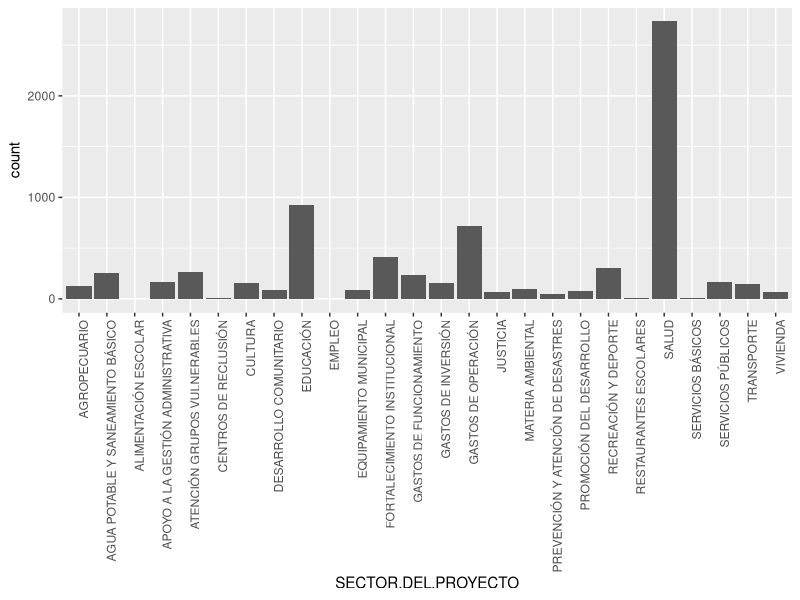
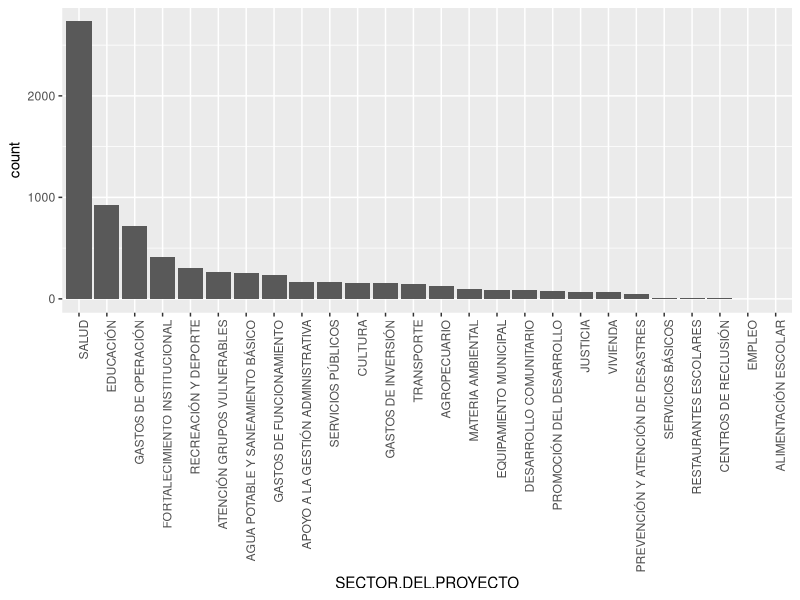
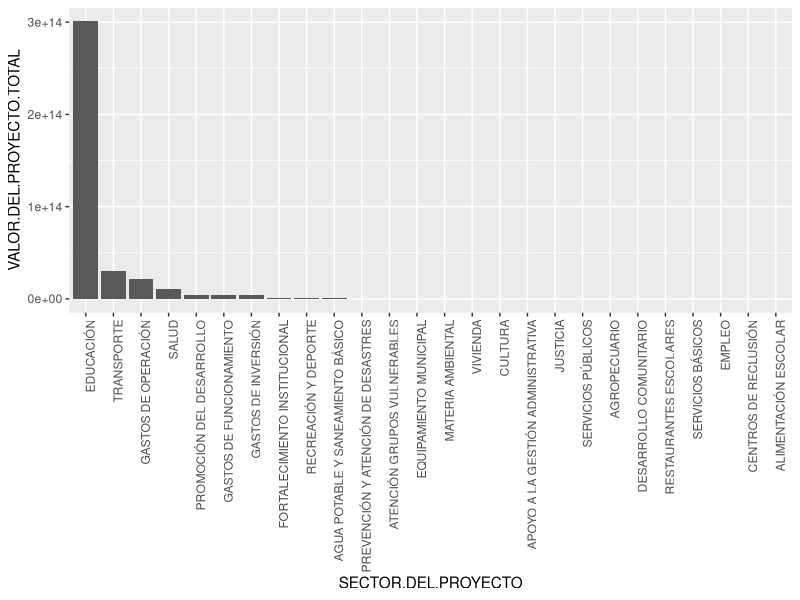
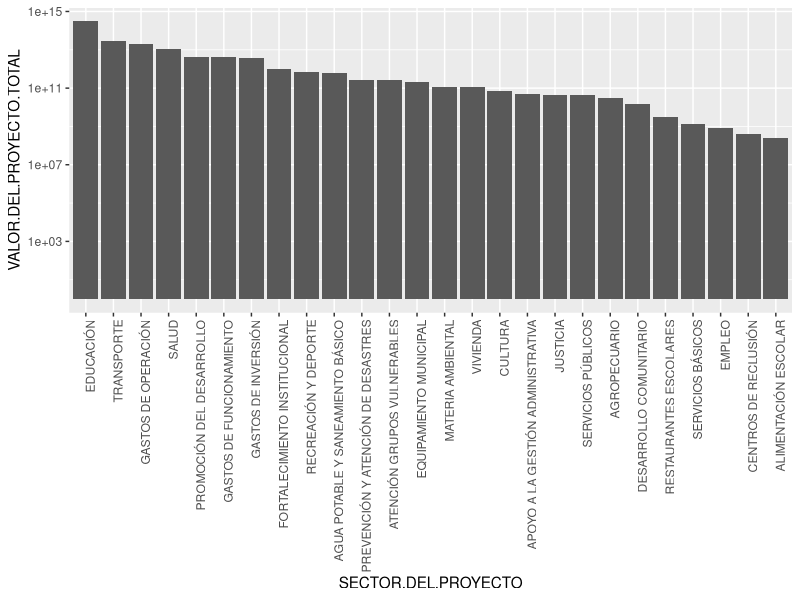
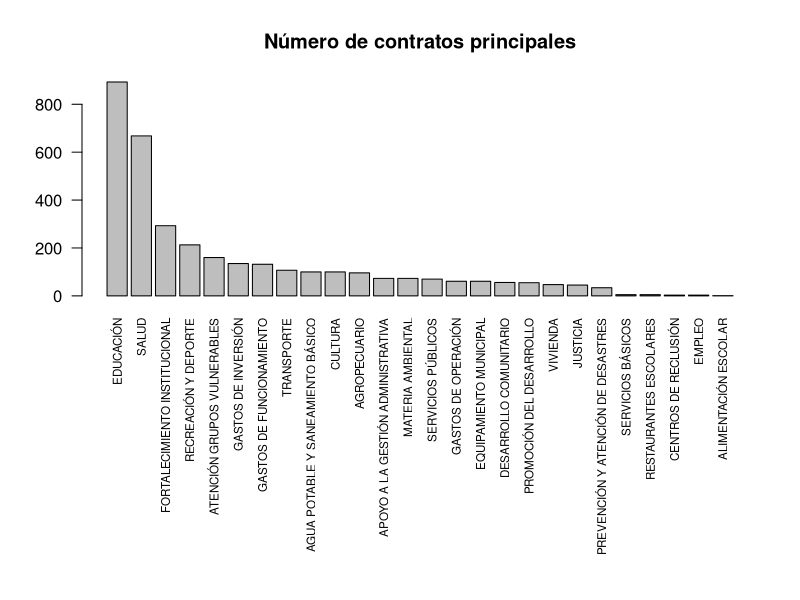

These figures' R source, in order:
## ---- chunk 1
knitr::opts_chunk$set(echo = TRUE)
## ---- chunk 2
# Lee la base de datos.
contrata <- read.csv("Contratacion_Diciembre_2017.csv")

# Modifica y crea nuevas variable para adecuar la base de datos.
library(dplyr)
contrata <- contrata %>% 
            mutate(FECHA.SUSCRIPCIÓN = as.POSIXct(strptime(FECHA.SUSCRIPCIÓN, ## Convierte a fecha.
                                             format = "%m/%d/%Y %H:%M:%S")), 
                   FECHA.INICIO = as.POSIXct(strptime(FECHA.INICIO,   ## Convierte a fecha.
                                             format = "%m/%d/%Y %H:%M:%S")),
                   VALOR.CONTRATO = 
                   as.numeric(as.character(
                               recode(VALOR.CONTRATO, `#############` = ""))), ## Convierte a numérico
                   lapso     = as.numeric(FECHA.INICIO - FECHA.SUSCRIPCIÓN)/(3600*24), ## Calcula lapso de tiempo.
                   difPresup = DISPONIBILIDADES.PRESUPUESTALES -
                               REGISTROS.PRESUPUESTALES) ## Calcula diferencia de presupuesto.

## ---- chunk 3
# Muestra la estructura de la base de datos.
str(contrata)
## ---- chunk 4
# Resumen de la base de datos.
summary(contrata)
## ---- chunk 5
nrow(contrata)

length(unique(paste(contrata$CÓDIGO.CONTRATO)))

length(unique(with(contrata, 
                   paste(CÓDIGO.CONTRATO,
                         EVENTO))))

length(unique(with(contrata, 
                   paste(CÓDIGO.CONTRATO,
                         EVENTO, 
                         TIPO.DE.REGISTRO))))

length(unique(with(contrata, 
                   paste(CÓDIGO.CONTRATO,
                         EVENTO, 
                         TIPO.DE.REGISTRO,
                         OBJETO.DEL.CONTRATO))))

length(unique(with(contrata, 
                   paste(CÓDIGO.CONTRATO,
                         EVENTO, 
                         TIPO.DE.REGISTRO,
                         OBJETO.DEL.CONTRATO,
                         CÓDIGO.DEL.PROYECTO))))



idx1 <- with(contrata, 
                   paste(CÓDIGO.CONTRATO,
                         EVENTO, 
                         TIPO.DE.REGISTRO,
                         OBJETO.DEL.CONTRATO
                         ))


i1 <- duplicated(idx1)
i2 <- duplicated(idx1, fromLast = TRUE)

library(dplyr)
duplicados <- contrata %>%
  filter(i1 | i2) %>%
  arrange(CÓDIGO.CONTRATO, EVENTO, TIPO.DE.REGISTRO, OBJETO.DEL.CONTRATO)
  data.frame()
  
data.frame(duplicados)
## ---- chunk 6
# Se selecciona una bas de datos en donde
contrataN <- contrata %>%
             filter(!(i1 | i2))
## ---- chunk 7
rm(i1, i2, idx1)
## ---- chunk 8
contrataN1 <- contrataN %>%
             group_by(SECTOR.DEL.PROYECTO) %>%
             arrange(desc(VALOR.CONTRATO)) %>%
             slice(1:3) %>%
             select(SECTOR.DEL.PROYECTO, CÓDIGO.CONTRATO, VALOR.CONTRATO)
data.frame(contrataN1)
## ---- chunk 9
library(ggplot2)
ggplot(contrataN, aes(SECTOR.DEL.PROYECTO)) +
  geom_bar() +
  theme(axis.text.x = element_text(angle = 90, hjust = 1))
## ---- chunk 10
tabla1 <- sort(table(contrataN$SECTOR.DEL.PROYECTO), decreasing = TRUE)
contrataN$SECTOR.DEL.PROYECTO <- factor(contrataN$SECTOR.DEL.PROYECTO,
                                       levels = names(tabla1))
library(ggplot2)
ggplot(contrataN, aes(SECTOR.DEL.PROYECTO)) +
  geom_bar() +
  theme(axis.text.x = element_text(angle = 90, hjust = 1)) 
## ---- chunk 11
library(dplyr)
proy_sect <- contrataN %>%
           group_by(SECTOR.DEL.PROYECTO) %>%
           summarize(VALOR.DEL.PROYECTO.TOTAL = sum(VALOR.DEL.PROYECTO)) %>%
           dplyr::arrange(desc(VALOR.DEL.PROYECTO.TOTAL)) %>%
           mutate(SECTOR.DEL.PROYECTO = 
                    factor(SECTOR.DEL.PROYECTO, levels = SECTOR.DEL.PROYECTO))

proy_sect
## ---- chunk 12
library(ggplot2)
ggplot(proy_sect, aes(SECTOR.DEL.PROYECTO, VALOR.DEL.PROYECTO.TOTAL)) +
     geom_bar(stat = "identity") + 
  theme(axis.text.x = element_text(angle = 90, hjust = 1)) 
## ---- chunk 13
library(ggplot2)
ggplot(proy_sect, aes(SECTOR.DEL.PROYECTO, VALOR.DEL.PROYECTO.TOTAL)) +
     geom_bar(stat = "identity") + 
  theme(axis.text.x = element_text(angle = 90, hjust = 1)) +
  scale_y_log10()
## ---- chunk 14
library(dplyr)
numcontra <- contrataN %>%
             group_by(IDENTIFICACIÓN.CONTRATISTA, NOMBRE.CONTRATISTA) %>%
             summarise(num_contratos = n()) %>%
             arrange(desc(num_contratos))

numcontra %>%
  ungroup() %>%
  select(NOMBRE.CONTRATISTA, num_contratos) %>%
  slice(1:7)
## ---- chunk 15
library(dplyr)
contrataN1 <- contrataN %>%
              filter(EVENTO == "1-Principal" & TIPO.DE.REGISTRO == "Contrato")
              
## ---- chunk 16
levels(contrataN1$EVENTO)
## ---- chunk 17
sort(table(contrataN1$EVENTO), decreasing = TRUE)
## ---- chunk 18
library(dplyr)
contrataN1 <- contrataN %>%
              filter(EVENTO == "1-Principal" & TIPO.DE.REGISTRO == "Contrato") %>%
              droplevels()
## ---- chunk 19
levels(contrataN1$EVENTO)
## ---- chunk 20
op <- par(no.readonly = TRUE)
par(mar = op$mar + c(10, 0, 0, 0))
barplot(sort(table(contrataN1$SECTOR.DEL.PROYECTO), decreasing = TRUE),
        las = 2, 
        cex.names  = 0.7,
        main = "Número de contratos principales")
par(op)
## ---- chunk 21
library(dplyr)
contrata1 <- contrataN1 %>%
             summarise(Total_valor_contratos = sum(VALOR.CONTRATO, na.rm = TRUE))
contrata1
## ---- chunk 22
library(dplyr)
contrataN1 %>%
  filter(VALOR.CONTRATO == 0) %>%
  summarise(n())
## ---- chunk 23
library(dplyr)
contrata2 <- contrataN1 %>%
  filter(VALOR.CONTRATO == 0) 
head(contrata2)  
tail(contrata2)
